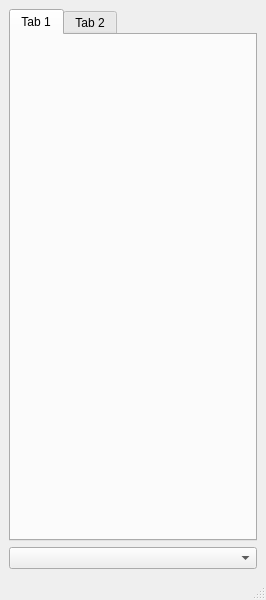
<?xml version="1.0" encoding="UTF-8"?>
<ui version="4.0">
 <class>MainWindow</class>
 <widget class="QMainWindow" name="MainWindow">
  <property name="geometry">
   <rect>
    <x>0</x>
    <y>0</y>
    <width>266</width>
    <height>600</height>
   </rect>
  </property>
  <property name="windowTitle">
   <string>MainWindow</string>
  </property>
  <widget class="QWidget" name="centralwidget">
   <layout class="QVBoxLayout" name="verticalLayout">
    <item>
     <widget class="QTabWidget" name="tabWidget">
      <widget class="QWidget" name="tab">
       <attribute name="title">
        <string>Tab 1</string>
       </attribute>
      </widget>
      <widget class="QWidget" name="tab_2">
       <attribute name="title">
        <string>Tab 2</string>
       </attribute>
      </widget>
     </widget>
    </item>
    <item>
     <widget class="QComboBox" name="comboBox"/>
    </item>
   </layout>
  </widget>
  <widget class="QMenuBar" name="menubar">
   <property name="geometry">
    <rect>
     <x>0</x>
     <y>0</y>
     <width>266</width>
     <height>24</height>
    </rect>
   </property>
  </widget>
  <widget class="QStatusBar" name="statusbar"/>
 </widget>
 <resources/>
 <connections/>
</ui>
